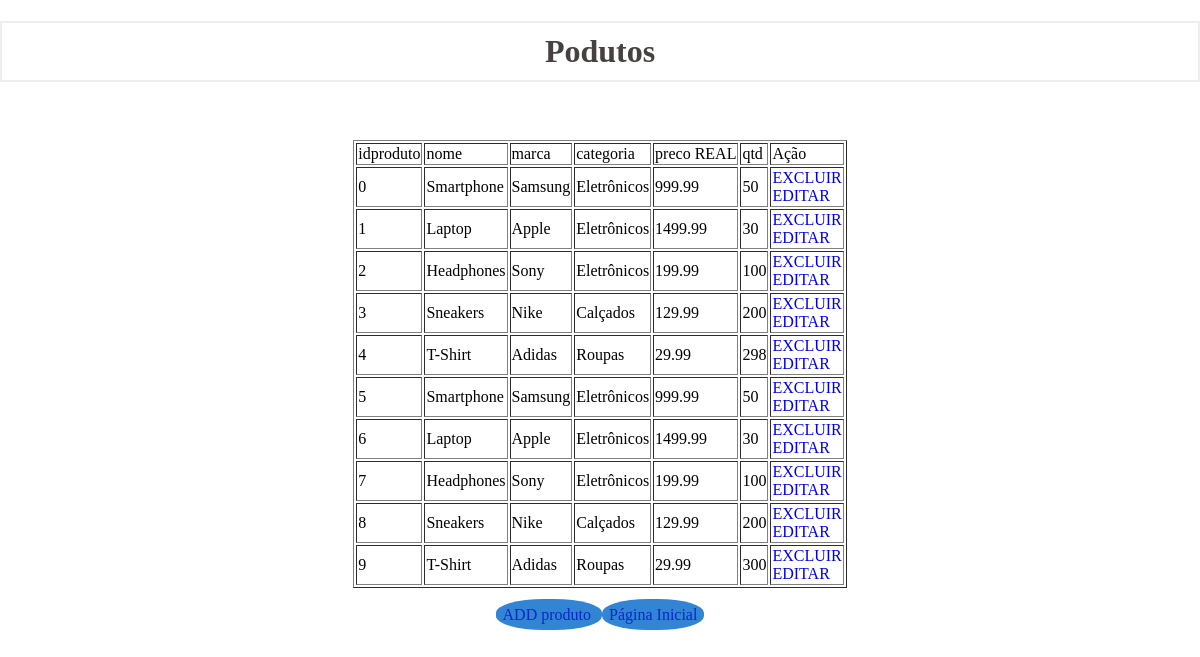
Screenshot of /produto with the database file from the repository.
### tables this page shows
CREATE TABLE produto (
                idproduto INTEGER PRIMARY KEY,
                nome TEXT,
                marca TEXT,
                categoria TEXT,
                preco REAL,
                qtd INTEGER
            );

### main.py (the view)
@app.route('/produto')
def produto():
  con = sqlite3.connect('vendas.db')
  cur = con.cursor()
  cur.execute("Select * from produto")
  dados = cur.fetchall()
  cur.close()
  return render_template('produto/index_produto.html', dados=dados)

### templates/produto/index_produto.html (shortened to what this page needs)
<!DOCTYPE html>
<html lang="pt-br">
<head>
</head>
<body>
  <center>
  <h1>Podutos</h1>
  <br>
  <br>
  <table border="1">
      <tr class="topo">
          <td>idproduto</td>
          <td>nome</td>
          <td>marca</td>
          <td>categoria</td>
          <td>preco REAL</td>
          <td>qtd</td>
          <td>Ação</td>
      </tr>
      {% for row in dados %}
      <tr>
          <td>{{row[0]}}</td>
          <td>{{row[1]}}</td>
          <td>{{row[2]}}</td>
          <td>{{row[3]}}</td>
          <td>{{row[4]}}</td>
          <td>{{row[5]}}</td>
          <td>
            <a href="{{url_for('excluir_produto',id=row[0])}}">EXCLUIR</a> <br>
            <a href="{{url_for('editar_produto',id=row[0])}}">EDITAR</a>
          </td>
      </tr>
      {% endfor %}
  </table>
  <br>
  <a href="{{url_for('novo_produto')}}" class="btn">ADD produto </a>
  <a href="{{url_for('home')}}" class="btn">Página Inicial</a>
  </center>
</body>
</html>

### templates/produto/index_produto.html (style rules this page uses)
body { padding: 0; margin: 0; }
h1 { border: 2px #eee solid; color: rgba(31, 23, 23, 0.822); text-align: center; padding: 10px; }
a { text-decoration: none; }
.btn { padding: 6px; border: 1px solid rgba(0, 0, 0, 0); border-radius:45%; text-decoration: none; background-color: rgb(49, 133, 212); color: rgb(7, 42, 199); }

### rows the page displays
produto: idproduto "0", nome "Smartphone", marca "Samsung", categoria "Eletrônicos", preco "999.99", qtd "50"
produto: idproduto "1", nome "Laptop", marca "Apple", categoria "Eletrônicos", preco "1499.99", qtd "30"
produto: idproduto "2", nome "Headphones", marca "Sony", categoria "Eletrônicos", preco "199.99", qtd "100"
produto: idproduto "3", nome "Sneakers", marca "Nike", categoria "Calçados", preco "129.99", qtd "200"
produto: idproduto "4", nome "T-Shirt", marca "Adidas", categoria "Roupas", preco "29.99", qtd "298"
produto: idproduto "5", nome "Smartphone", marca "Samsung", categoria "Eletrônicos", preco "999.99", qtd "50"
produto: idproduto "6", nome "Laptop", marca "Apple", categoria "Eletrônicos", preco "1499.99", qtd "30"
produto: idproduto "7", nome "Headphones", marca "Sony", categoria "Eletrônicos", preco "199.99", qtd "100"
produto: idproduto "8", nome "Sneakers", marca "Nike", categoria "Calçados", preco "129.99", qtd "200"
produto: idproduto "9", nome "T-Shirt", marca "Adidas", categoria "Roupas", preco "29.99", qtd "300"
